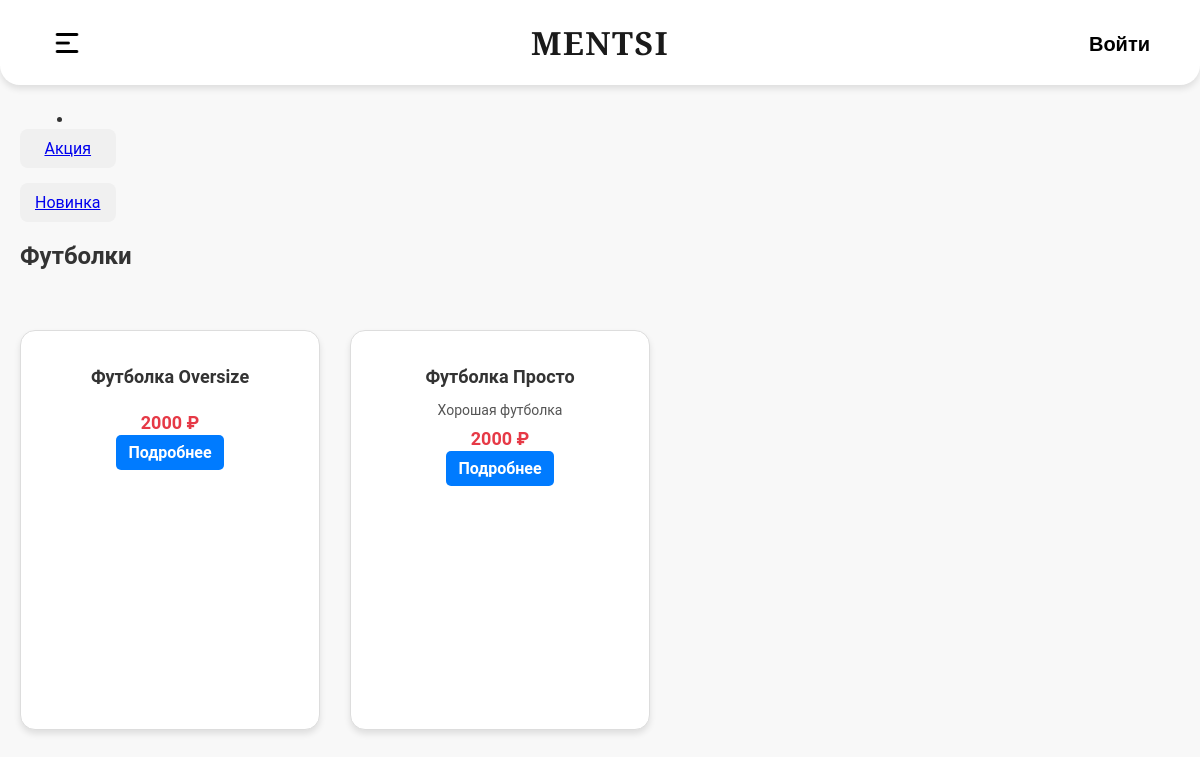
/categories/t-shirts/, run on the app's committed database.
### fullshop/models.py (models this page shows, shortened)
class Tags(models.Model):
    tag = models.CharField(max_length=100, db_index=True)
    slug = models.SlugField(max_length=255, unique=True, db_index=True)
    def get_absolute_url(self):
        return reverse("special_tag", kwargs={"tag_slug": self.slug})

class Category(models.Model):
    title = models.CharField(max_length=100, db_index=True)
    slug = models.SlugField(max_length=255, unique=True, db_index=True)

class Product(models.Model):
    class Status(models.IntegerChoices):
        Inactive = 0, "Товар в продаже"
        Active = 1, "Товар не в продаже"
    title = models.CharField(max_length=50)
    content = models.TextField(blank=True)
    size = models.TextField(blank=True)
    time_create = models.DateTimeField(auto_now_add=True)
    time_update = models.DateTimeField(auto_now=True)
    active = models.BooleanField(choices=Status.choices, default=Status.Active)
    price = models.IntegerField(default=2000)
    count = models.IntegerField(default=10)
    cate = models.ForeignKey('Category', on_delete=models.PROTECT, related_name="products")
    tags = models.ManyToManyField('Tags', blank=True, related_name="tags")
    active_products = ActiveProductsManager()
    objects = models.Manager()
    def get_absolute_url(self):
        return reverse('product', kwargs={'product_id': self.pk})
    class Meta:
        ordering = ["-time_create"]
        indexes = [
            models.Index(fields=["-time_create"])
        ]

### fullshop/views.py (the view)
# urls.py: path('categories/<slug:cate_slug>/', views.show_category, name="category"),
def show_category(request, cate_slug): #HttpRequest
    category = get_object_or_404(Category, slug=cate_slug)
    product_from_catrgory = Product.objects.filter(cate_id=category.pk)
    category_info = {
        "title": category.title,
        "info": product_from_catrgory
    }
    return render(request, "fullshop/index.html", category_info)

### fullshop/context_processors.py (called while the page is built)
def menu_processor(request):
    return {
        'menu': [
            {"title": "Каталог", "url_name": "categories", "class": "burger", "icon": None},
            {"title": "Mentsi", "url_name": "home", "class": "site-title", "icon": None},
            {"title": "Войти", "url_name": "login", "class": "login", "icon": None},
        ]
    }

### fullshop/templatetags/fullshop_tags.py (called while the page is built)
@register.inclusion_tag('fullshop/list_tags.html')
def show_tags():
    tags = Tags.objects.all()
    return {"tags": tags}

### fullshop/templates/fullshop/index.html
{% extends 'base.html' %}
{% block content %}
<h2>{{ title }}</h2>
<ul class="products">
    {% for product in info %}
    <li class="product-card">
        <div class="product-details">
            <h2>{{ product.title|title }}</h2>
            <p class="description">{{ product.content }}</p>
            <p class="price">{{ product.price }} ₽</p>
            <a href="{{ product.get_absolute_url }}" class="details-link">Подробнее</a>
        </div>
    </li>
    {% endfor %}
</ul>
{% endblock %}

### fullshop/templates/fullshop/list_tags.html
{% if tags %}
    <ul class="categories-list">
        {% for tag in tags %}
        <li class="category-item">
        <a href="{{ tag.get_absolute_url }}">{{ tag.tag}}</a>
        </li>
        {% endfor %}
    </ul>
{% endif %}

### fullshop/static/fullshop/css/styles.css (style rules this page uses)
body { margin: 0; font-family: 'Roboto', sans-serif; background-color: #f8f8f8; color: #333; display: flex; flex-direction: column; padding-top: 40px; }
ul.products { display: grid; grid-template-columns: repeat(4, 1fr); gap: 30px; max-width: 1200px; margin: 40px auto; padding: 0; list-style: none; justify-items: center; }
.product-card { display: flex; flex-direction: column; justify-content: space-between; align-items: center; border: 1px solid #ddd; border-radius: 15px; background-color: white; box-shadow: 0 4px 6px rgba(0, 0, 0, 0.1); transition: transform 0.2s ease, box-shadow 0.2s ease; text-align: center; width: 300px; height: 400px; padding: 20px; overflow: hidden; box-sizing: border-box; }
.product-card h2 { font-size: 18px; font-weight: bold; text-overflow: ellipsis; overflow: hidden; white-space: nowrap; max-width: 100%; }
.product-card .description { font-size: 14px; color: #555; margin-bottom: 10px; text-overflow: ellipsis; overflow: hidden; white-space: nowrap; max-height: 40px; max-width: 100%; }
.product-card .price { margin: 10px 0; font-size: 18px; font-weight: bold; color: #e63946; }
.details-link { text-decoration: none; color: white; background-color: #007bff; font-weight: bold; padding: 8px 12px; border-radius: 5px; transition: background-color 0.3s ease; }
.categories-list { list-style: none; padding: 0; margin: 0; display: flex; flex-direction: column; gap: 15px; }
.category-item { padding: 10px 15px; background-color: #f0f0f0; border-radius: 8px; transition: background-color 0.3s ease, box-shadow 0.3s ease; }

### data on the page
Tags: tag "Акция"
Tags: tag "Новинка"
Category: title "Футболки"
Product: title "Футболка Oversize", price "2000"
Product: title "Футболка Просто", content "Хорошая футболка", price "2000"
